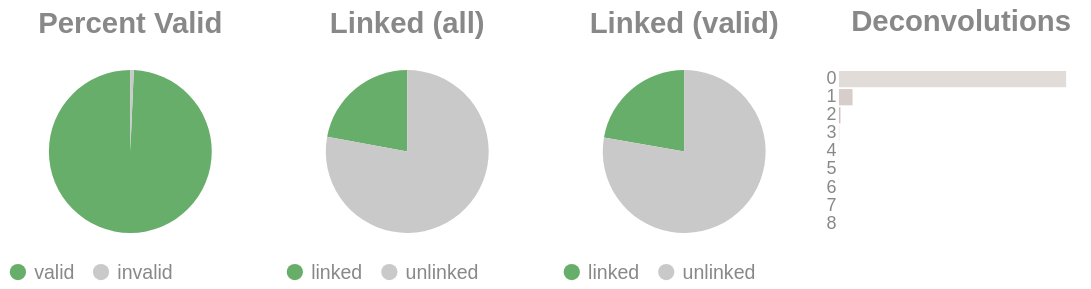

Notebook code for this chart:
### Code cell
if SKIPLR:
    pass
else:
    clash = Counter()
    for i in valids['molecule'].to_list():
        _mol = i.split("-")
        if len(_mol) == 1:
            clash.update('0')
        else:
            clash.update(_mol[-1])

    _d = {"deconvolutions": [], 'count': []}
    for k,v in clash.items():
        _d['deconvolutions'].append(k)
        _d['count'].append(v)

    tot_valid = valids['reads'].sum()
    mask = valids['reads'] >= 2
    n_linked_reads = valids.filter(mask)['reads'].sum()
    if n_linked_reads == 0:
        print_html("No linked molecules (>=2 reads) were detected; skipping linked-only distributions.")
        SKIPLR = True
    else:
        perc_valid = round(tot_valid / n_reads, 4)
        linked_perc_abs = round(n_linked_reads / n_reads, 4)
        linked_perc = round(n_linked_reads / tot_valid, 4)

    _valid = pl.DataFrame({"valids": ['valid', 'invalid'], "count": [tot_valid, n_reads - tot_valid]})
    _linked_abs = pl.DataFrame({"linked (absolute)": ['linked', 'unlinked'], "count": [n_linked_reads, n_reads - n_linked_reads]})
    _linked_rel = pl.DataFrame({"linked (valids)": ['linked', 'unlinked'], "count": [n_linked_reads, tot_valid - n_linked_reads]})

    (
        alt.hconcat(
            piechart(_valid, goodval = 'valid', title = "Percent Valid"),
            piechart(_linked_abs, goodval = "linked", title =  "Linked (all)"),
            piechart(_linked_rel, goodval = "linked", title =  "Linked (valid)"),
            convolutionbar(pl.DataFrame(_d), title = "Deconvolutions"),
            center = True,
            bounds = 'flush'
        )
        .resolve_scale(color='independent')
        .resolve_legend('independent')
        .properties(usermeta={'embedOptions': {"actions": False}})
    ).display()

### Figure 1 — Vega-Lite specification as saved in the notebook (floating-point values rounded to 4 significant figures)
{"width": "container", "height": 400, "config": {"title": {"anchor": "start", "dy": -15, "fontSize": 18, "color": "#888888", "subtitleColor": "#888888", "subtitleFontSize": 14}, "arc": {"fill": "#0072B2"}, "axis": {"domainColor": "#888888", "domainWidth": 0.5, "gridWidth": 0.2, "grid": false, "titleFontWeight": 400, "titleFontSize": 15, "labelFontSize": 11, "labelColor": "#888888", "tickColor": "#888888", "tickWidth": 0.2, "titleColor": "#888888"}, "axisBand": {"grid": false}, "axisX": {"grid": true, "tickSize": 10, "domainCap": "round"}, "axisY": {"domain": false, "grid": true, "tickSize": 0, "domainCap": "round"}, "background": "transparent", "header": {"labelFontSize": 15, "labelColor": "#888888", "titleFontSize": 15, "titleFontWeight": 600, "titleColor": "#888888"}, "legend": {"labelFont": "sans-serif", "labelFontSize": 12, "labelColor": "#888888", "symbolSize": 100, "symbolType": "circle", "titleFontSize": 12, "titlePadding": 10, "titleColor": "#888888", "title": null}, "range": {"category": ["#E69F00", "#56B4E9", "#009E73", "#F0E442", "#0072B2", "#D55E00", "#CC79A7", "#000000"], "diverging": ["#cfe8f3", "#a2d4ec", "#73bfe2", "#46abdb", "#1696d2", "#12719e"]}, "area": {"fill": "#0072B2", "fillOpacity": 0.7, "line": true, "strokeOpacity": 0.7}, "line": {"color": "#0072B2", "stroke": "#0072B2", "strokeWidth": 2}, "trail": {"color": "#0072B2", "stroke": "#0072B2", "strokeWidth": 0, "size": 1}, "point": {"filled": true, "fillOpacity": 1.0, "size": 95}, "text": {"color": "#888888", "fontSize": 11, "align": "right", "fontWeight": 400, "size": 11}, "bar": {"fill": "#0072B2", "stroke": null}, "view": {"stroke": null, "continuousWidth": 660, "continuousHeight": 400}}, "hconcat": [{"data": {"name": "data-c779d7a3129f65ffd047e4c716412b2c"}, "mark": {"type": "arc"}, "encoding": {"color": {"field": "valids", "legend": {"orient": "bottom", "title": null}, "scale": {"domain": ["valid", "invalid"], "range": ["#68ae6b", "#C9C9C9"]}, "title": "Valids", "type": "nominal"}, "theta": {"field": "count", "type": "quantitative"}, "tooltip": [{"field": "valids", "title": "Valids", "type": "ordinal"}, {"field": "percent", "format": ".2%", "title": "Percent", "type": "quantitative"}, {"field": "count", "title": "Count", "type": "quantitative"}]}, "height": 100, "title": {"text": "Percent Valid", "align": "center", "anchor": "middle"}, "transform": [{"calculate": "datum.count / 9146236", "as": "percent"}], "width": 150}, {"data": {"name": "data-af8304600bd9333d2a0880ff71f96502"}, "mark": {"type": "arc"}, "encoding": {"color": {"field": "linked (absolute)", "legend": {"orient": "bottom", "title": null}, "scale": {"domain": ["linked", "unlinked"], "range": ["#68ae6b", "#C9C9C9"]}, "title": "Linked (Absolute)", "type": "nominal"}, "theta": {"field": "count", "type": "quantitative"}, "tooltip": [{"field": "linked (absolute)", "title": "Linked (Absolute)", "type": "ordinal"}, {"field": "percent", "format": ".2%", "title": "Percent", "type": "quantitative"}, {"field": "count", "title": "Count", "type": "quantitative"}]}, "height": 100, "title": {"text": "Linked (all)", "align": "center", "anchor": "middle"}, "transform": [{"calculate": "datum.count / 9146236", "as": "percent"}], "width": 150}, {"data": {"name": "data-520f9df7398650fcb867b5a023ceb1ee"}, "mark": {"type": "arc"}, "encoding": {"color": {"field": "linked (valids)", "legend": {"orient": "bottom", "title": null}, "scale": {"domain": ["linked", "unlinked"], "range": ["#68ae6b", "#C9C9C9"]}, "title": "Linked (Valids)", "type": "nominal"}, "theta": {"field": "count", "type": "quantitative"}, "tooltip": [{"field": "linked (valids)", "title": "Linked (Valids)", "type": "ordinal"}, {"field": "percent", "format": ".2%", "title": "Percent", "type": "quantitative"}, {"field": "count", "title": "Count", "type": "quantitative"}]}, "height": 100, "title": {"text": "Linked (valid)", "align": "center", "anchor": "middle"}, "transform": [{"calculate": "datum.count / 9083606", "as": "percent"}], "width": 150}, {"data": {"name": "data-aa0f754fd9231970c16bc2de10e339bd"}, "mark": {"type": "bar"}, "encoding": {"color": {"field": "deconvolutions", "legend": null, "scale": {"scheme": "lightgreyred"}, "type": "nominal"}, "tooltip": [{"field": "deconvolutions", "title": "Deconvolutions", "type": "ordinal"}, {"field": "percent", "format": ".2%", "title": "Percent", "type": "quantitative"}, {"field": "count", "title": "Count", "type": "quantitative"}], "x": {"axis": null, "field": "count", "type": "quantitative"}, "y": {"field": "deconvolutions", "sort": "ascending", "title": null, "type": "nominal"}}, "height": 100, "title": {"text": "Deconvolutions", "align": "center", "anchor": "middle"}, "transform": [{"calculate": "datum.count / 7942839", "as": "percent"}], "width": 150}], "bounds": "flush", "center": true, "resolve": {"legend": {"angle": "independent"}, "scale": {"color": "independent"}}, "usermeta": {"embedOptions": {"actions": false}}, "$schema": "https://vega.github.io/schema/vega-lite/v6.1.0.json", "datasets": {"data-c779d7a3129f65ffd047e4c716412b2c": [{"valids": "valid", "count": 9083606}, {"valids": "invalid", "count": 62630}], "data-af8304600bd9333d2a0880ff71f96502": [{"linked (absolute)": "linked", "count": 2021188}, {"linked (absolute)": "unlinked", "count": 7125048}], "data-520f9df7398650fcb867b5a023ceb1ee": [{"linked (valids)": "linked", "count": 2021188}, {"linked (valids)": "unlinked", "count": 7062418}], "data-aa0f754fd9231970c16bc2de10e339bd": [{"deconvolutions": "0", "count": 7439051}, {"deconvolutions": "1", "count": 446765}, {"deconvolutions": "2", "count": 48482}, {"deconvolutions": "3", "count": 7052}, {"deconvolutions": "4", "count": 1210}, {"deconvolutions": "5", "count": 210}, {"deconvolutions": "6", "count": 51}, {"deconvolutions": "7", "count": 15}, {"deconvolutions": "8", "count": 3}]}}
